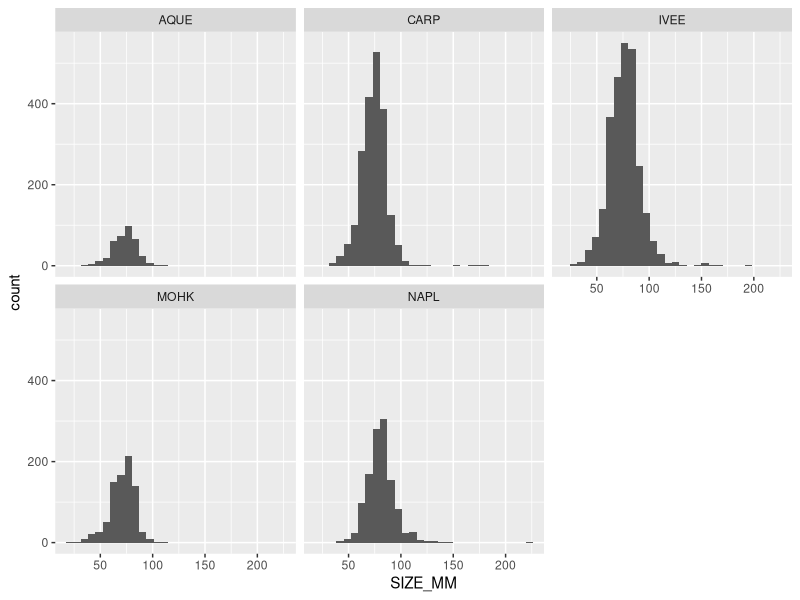
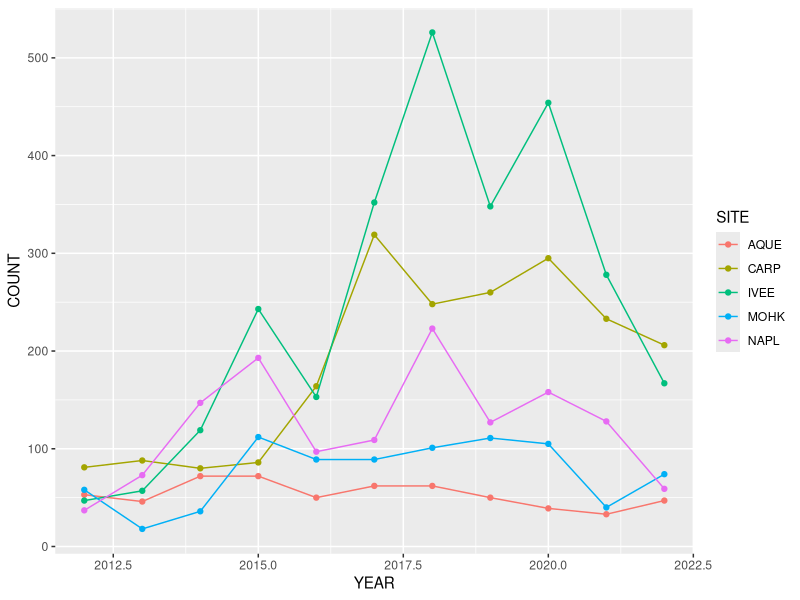
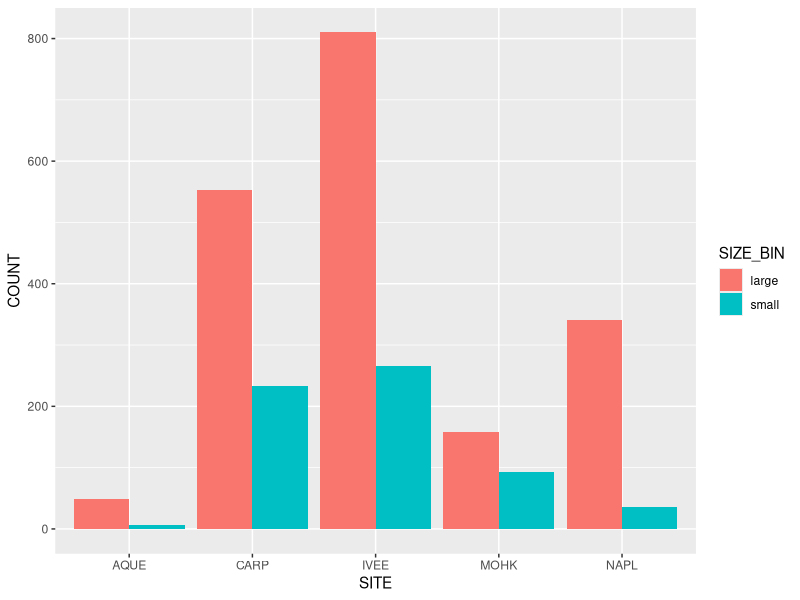

These charts were generated, in order, by the following R code:
## ---- chunk 1
library(readr)
library(dplyr)
library(ggplot2)
library(tidyr)
library(here)

lobster_abundance <- read_csv(here::here("data/Lobster_Abundance_All_Years_20220829.csv")) %>% 
    mutate(SIZE_MM = na_if(SIZE_MM, -99999))
## ---- chunk 2
lobsters_summarize <- lobster_abundance %>% 
  group_by(SITE, YEAR) %>% 
  summarize(COUNT = n())

lobster_size_lrg <- lobster_abundance %>%
    filter(YEAR %in% c(2019, 2020, 2021)) %>%
    mutate(SIZE_BIN = if_else(SIZE_MM <= 70, true = "small", false = "large")) %>%
    group_by(SITE, SIZE_BIN) %>%
    summarize(COUNT = n()) %>%
    drop_na()
## ---- chunk 3
fig1 = ggplot(data = lobster_abundance, 
       aes(x = SIZE_MM)) +
    geom_histogram() +
    facet_wrap(~SITE)

ggsave("C:/Users/26wyl/R/shea-muhammad/figs/fig1.png")
## ---- chunk 4
# line and point plot
fig2 = ggplot(data = lobsters_summarize, aes(x = YEAR, y = COUNT)) +
  geom_point(aes(color = SITE)) +
  geom_line(aes(color = SITE)) 

ggsave("C:/Users/26wyl/R/shea-muhammad/figs/fig2.png")
## ---- chunk 5
# dodged bar plot
fig3 = ggplot(data = lobster_size_lrg, aes(x = SITE, y = COUNT, fill = SIZE_BIN)) +
    geom_col(position = "dodge")

ggsave("C:/Users/26wyl/R/shea-muhammad/figs/fig3.png")
